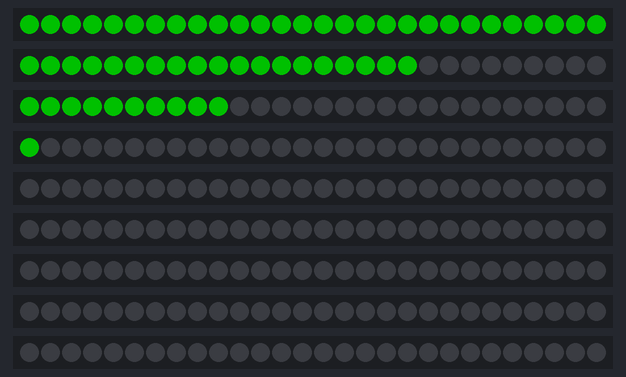
Recording of a sketch running on a simulated Arduino Uno, built with avr-gcc and run on an emulated ATmega328P. Parts: 9 × 28 RGB LEDs in strip order, left to right. Dim RGB values are drawn brighter than linear; colours are those a GRB WS2812 strip shows for the declared byte order; what the sketch prints to the serial monitor is not drawn.

Above: at 0.45 s.
At 5.12 s:
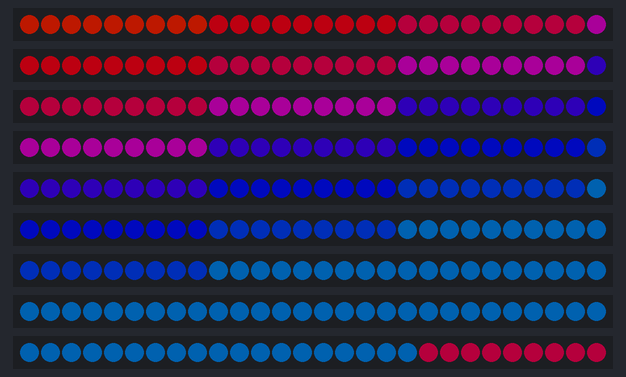
At 10.1 s:
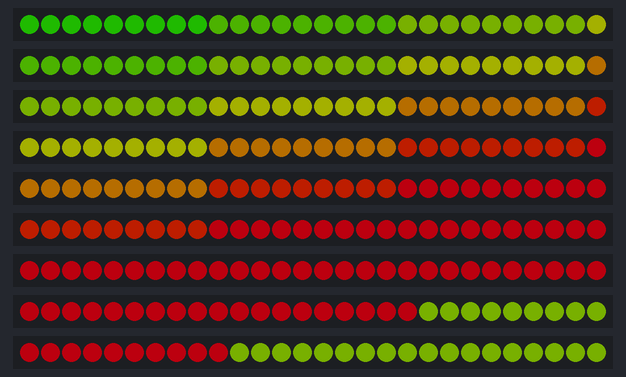
At 19.77 s:
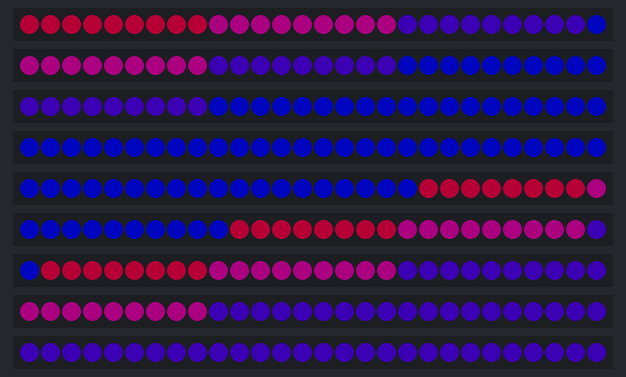
At 29.43 s:
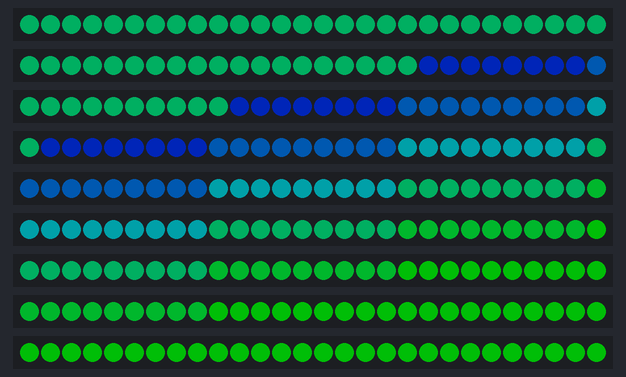
At 39.4 s:
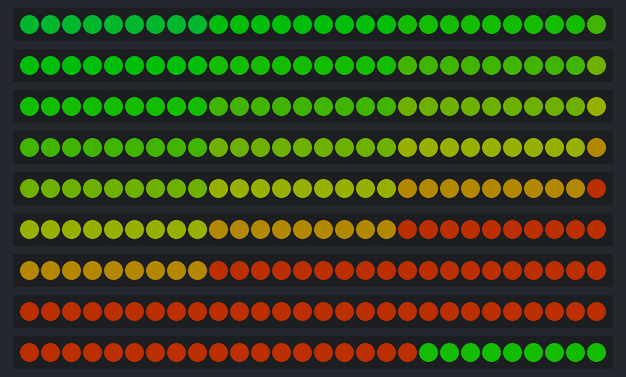

The sketch:

multi_strip.ino
```cpp
#include "FastLED.h"

// How many leds in your strip?
#define NUM_LEDS 28

// For led chips like Neopixels, which have a data line, ground, and power, you just
// need to define DATA_PIN.  For led chipsets that are SPI based (four wires - data, clock,
// ground, and power), like the LPD8806, define both DATA_PIN and CLOCK_PIN
#define DATA_PIN 8
#define CLOCK_PIN 13
#

// Define the array of leds
CRGB strip[NUM_LEDS][9];

//contains the rain fill level
static uint8_t countHolder = NUM_LEDS;
static uint8_t hue = 0;
static uint8_t hueAlt = 20;


void setup() {
  Serial.begin(57600);
  Serial.println("resetting");
  // LEDs are at addresses //36 - 52, step 2
  LEDS.addLeds<WS2812,36,RGB>(strip[0],NUM_LEDS);
  LEDS.addLeds<WS2812,38,RGB>(strip[1],NUM_LEDS);
  LEDS.addLeds<WS2812,40,RGB>(strip[2],NUM_LEDS);
  LEDS.addLeds<WS2812,42,RGB>(strip[3],NUM_LEDS);
  LEDS.addLeds<WS2812,44,RGB>(strip[4],NUM_LEDS);
  LEDS.addLeds<WS2812,46,RGB>(strip[5],NUM_LEDS);
  LEDS.addLeds<WS2812,48,RGB>(strip[6],NUM_LEDS);
  LEDS.addLeds<WS2812,50,RGB>(strip[7],NUM_LEDS);
  LEDS.addLeds<WS2812,52,RGB>(strip[8],NUM_LEDS);

  LEDS.setBrightness(84);
}

//void fadeall(CRGB strip) {
//  for(int i = 0; i < NUM_LEDS; i++) {
//    strip[i].nscale8(250);
//  }
//}


void loop() {
  //march across strips
  for (int march = 0; march < 9; march++) {
    for (int i=0; i < NUM_LEDS; i++) {
      strip[march][i] = CHSV(hue + (march * 5), 255, 255);
      delay(10);
    }
    FastLED.show();
    hue += 10;
  }
}
```
